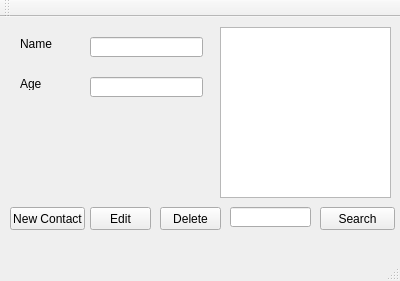
<?xml version="1.0" encoding="UTF-8"?>
<ui version="4.0">
 <class>addressbook</class>
 <widget class="QMainWindow" name="addressbook">
  <property name="geometry">
   <rect>
    <x>0</x>
    <y>0</y>
    <width>400</width>
    <height>281</height>
   </rect>
  </property>
  <property name="windowTitle">
   <string>addressbook</string>
  </property>
  <widget class="QWidget" name="centralWidget">
   <widget class="QLabel" name="label">
    <property name="geometry">
     <rect>
      <x>20</x>
      <y>20</y>
      <width>47</width>
      <height>13</height>
     </rect>
    </property>
    <property name="text">
     <string>Name</string>
    </property>
   </widget>
   <widget class="QLineEdit" name="lineEdit">
    <property name="geometry">
     <rect>
      <x>90</x>
      <y>20</y>
      <width>113</width>
      <height>20</height>
     </rect>
    </property>
   </widget>
   <widget class="QLineEdit" name="lineEdit_2">
    <property name="geometry">
     <rect>
      <x>90</x>
      <y>60</y>
      <width>113</width>
      <height>20</height>
     </rect>
    </property>
   </widget>
   <widget class="QLabel" name="label_2">
    <property name="geometry">
     <rect>
      <x>20</x>
      <y>60</y>
      <width>47</width>
      <height>13</height>
     </rect>
    </property>
    <property name="text">
     <string>Age</string>
    </property>
   </widget>
   <widget class="QListView" name="listView">
    <property name="geometry">
     <rect>
      <x>220</x>
      <y>10</y>
      <width>171</width>
      <height>171</height>
     </rect>
    </property>
   </widget>
   <widget class="QPushButton" name="pushButton">
    <property name="geometry">
     <rect>
      <x>10</x>
      <y>190</y>
      <width>75</width>
      <height>23</height>
     </rect>
    </property>
    <property name="text">
     <string>New Contact</string>
    </property>
   </widget>
   <widget class="QPushButton" name="pushButton_2">
    <property name="geometry">
     <rect>
      <x>90</x>
      <y>190</y>
      <width>61</width>
      <height>23</height>
     </rect>
    </property>
    <property name="text">
     <string>Edit</string>
    </property>
   </widget>
   <widget class="QPushButton" name="pushButton_3">
    <property name="geometry">
     <rect>
      <x>160</x>
      <y>190</y>
      <width>61</width>
      <height>23</height>
     </rect>
    </property>
    <property name="text">
     <string>Delete</string>
    </property>
   </widget>
   <widget class="QLineEdit" name="lineEdit_3">
    <property name="geometry">
     <rect>
      <x>230</x>
      <y>190</y>
      <width>81</width>
      <height>20</height>
     </rect>
    </property>
   </widget>
   <widget class="QPushButton" name="pushButton_4">
    <property name="geometry">
     <rect>
      <x>320</x>
      <y>190</y>
      <width>75</width>
      <height>23</height>
     </rect>
    </property>
    <property name="text">
     <string>Search</string>
    </property>
   </widget>
  </widget>
  <widget class="QMenuBar" name="menuBar">
   <property name="geometry">
    <rect>
     <x>0</x>
     <y>0</y>
     <width>400</width>
     <height>21</height>
    </rect>
   </property>
  </widget>
  <widget class="QToolBar" name="mainToolBar">
   <attribute name="toolBarArea">
    <enum>TopToolBarArea</enum>
   </attribute>
   <attribute name="toolBarBreak">
    <bool>false</bool>
   </attribute>
  </widget>
  <widget class="QStatusBar" name="statusBar"/>
 </widget>
 <layoutdefault spacing="6" margin="11"/>
 <resources/>
 <connections/>
</ui>
